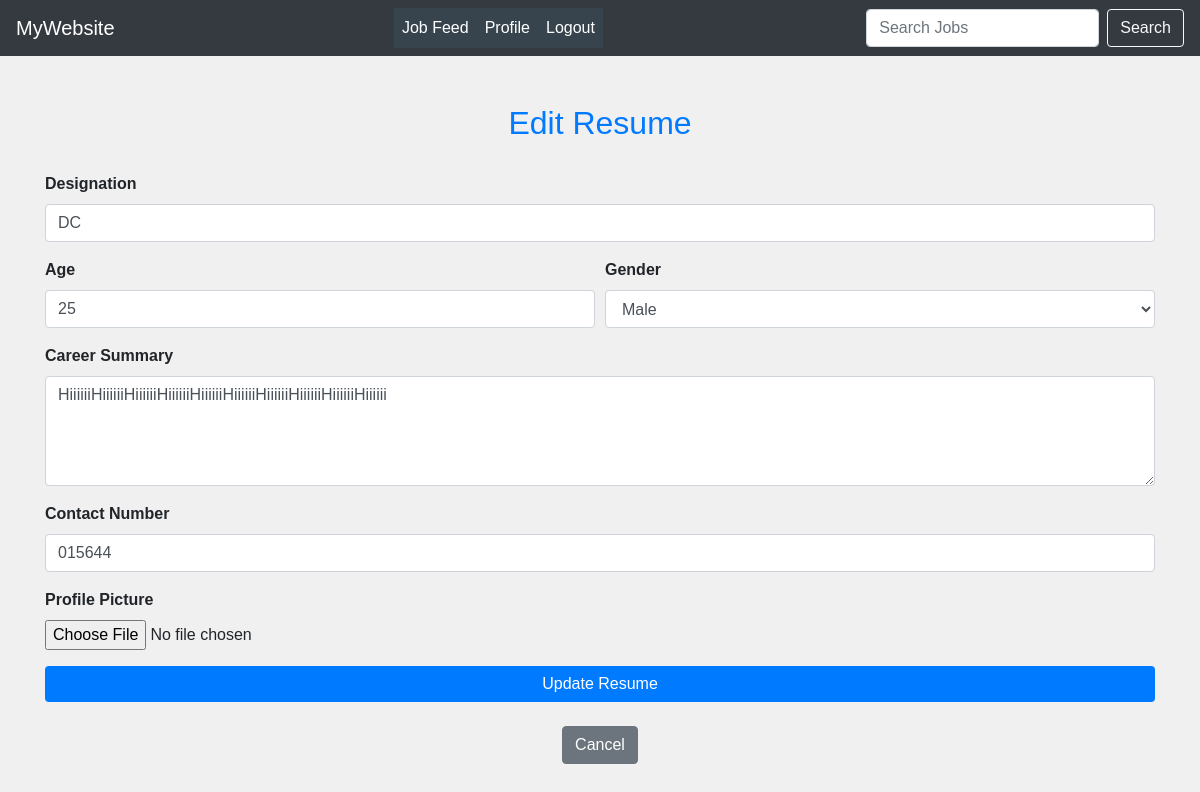
Screenshot of /editResumePage/ (signed in) with the database file from the repository.
### myApp/models.py (models this page shows, shortened)
class BasicInfoModel(models.Model):
    user = models.OneToOneField(CustomUser, null=True, on_delete=models.CASCADE)
    contact_No = models.CharField(max_length=100, null=True)
    Designation = models.CharField(max_length=100, null=True)
    Profile_Pic = models.ImageField(upload_to="Media/Profile_Pic", null=True)
    Carrer_Summary = models.CharField(max_length=100, null=True)
    Age = models.PositiveIntegerField(null=True)
    Gender = models.CharField(max_length=100, null=True)
    date_of_birth = models.DateField(null=True, blank=True)

### myProject/views.py (the view, shortened to what this page needs)
# urls.py: path('editResumePage/', editResumePage, name='editResumePage'),
@login_required
def editResumePage(request):
    current_user = request.user
    information = get_object_or_404(BasicInfoModel, user=current_user)
    context = {
        'Information': information
    }
    return render(request, "editResumePage.html", context)

### Template/editResumePage.html (shortened to what this page needs)
{% extends 'base.html' %}
{% block body %}
<div class="container mt-5">
    <h2 class="text-center">Edit Resume</h2>
    <form method="POST" enctype="multipart/form-data">
        <div class="form-group">
            <label for="Designation">Designation</label>
            <input type="text" class="form-control" id="Designation" name="Designation" value="{{ Information.Designation }}" required>
        </div>
        <div class="form-row">
            <div class="form-group col-md-6">
                <label for="Age">Age</label>
                <input type="number" class="form-control" id="Age" name="Age" value="{{ Information.Age }}" required>
            </div>
            <div class="form-group col-md-6">
                <label for="Gender">Gender</label>
                <select class="form-control" id="Gender" name="Gender" required>
                    <option value="Male" {% if Information.Gender == 'Male' %}selected{% endif %}>Male</option>
                </select>
            </div>
        </div>
        <div class="form-group">
            <label for="Carrer_Summary">Career Summary</label>
            <textarea class="form-control" id="Carrer_Summary" name="Carrer_Summary" rows="4">{{ Information.Carrer_Summary }}</textarea>
        </div>
        <div class="form-group">
            <label for="contact_No">Contact Number</label>
            <input type="text" class="form-control" id="contact_No" name="contact_No" value="{{ Information.contact_No }}">
        </div>
        <div class="form-group">
            <label for="Profile_Pic">Profile Picture</label>
            <input type="file" class="form-control-file" id="Profile_Pic" name="Profile_Pic">
        </div>
        <button type="submit" class="btn btn-primary btn-block">Update Resume</button>
    </form>
    <div class="text-center mt-4">
        <a href="{% url 'profilePage' %}" class="btn btn-secondary">Cancel</a>
    </div>
</div>
<link rel="stylesheet" href="https://stackpath.bootstrapcdn.com/bootstrap/4.5.2/css/bootstrap.min.css">
{% endblock body %}

### Template/base.html (style rules this page uses)
body { background-color:white; }

### Template/navbar.html (style rules this page uses)
body { background-color: #f8f9fa; }

### Template/editResumePage.html (style rules this page uses)
body { background-color: #f0f0f0; font-family: Arial, sans-serif; }
h2 { color: #007BFF; margin-bottom: 30px; }
.form-group label { font-weight: bold; }
.btn-primary { background-color: #007BFF; border: none; transition: background-color 0.3s; }

### rows the page displays
BasicInfoModel: Designation "DC", Age "25", Carrer_Summary "HiiiiiiHiiiiiiHiiiiiiHiiiiiiHiiiiiiHiiiiiiHiiiiiiHiiiiiiHiiiiiiHiiiiii", contact_No "015644"
